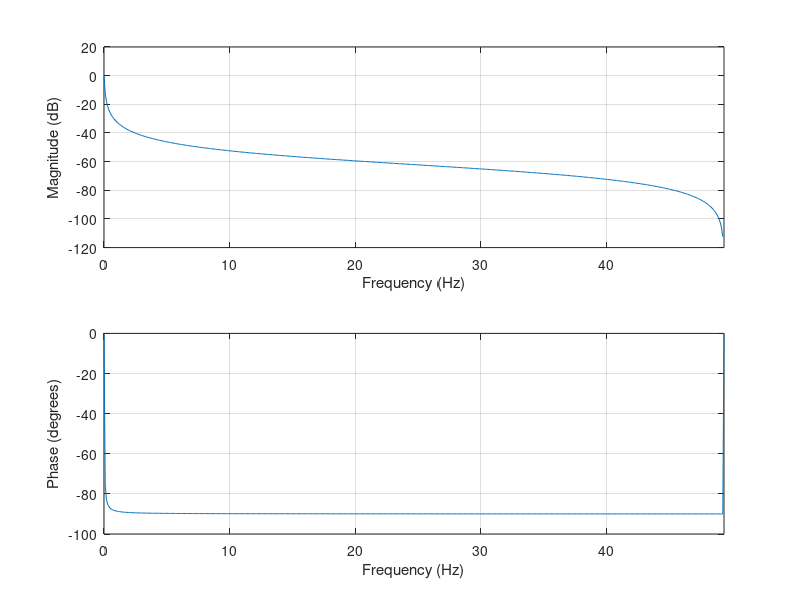
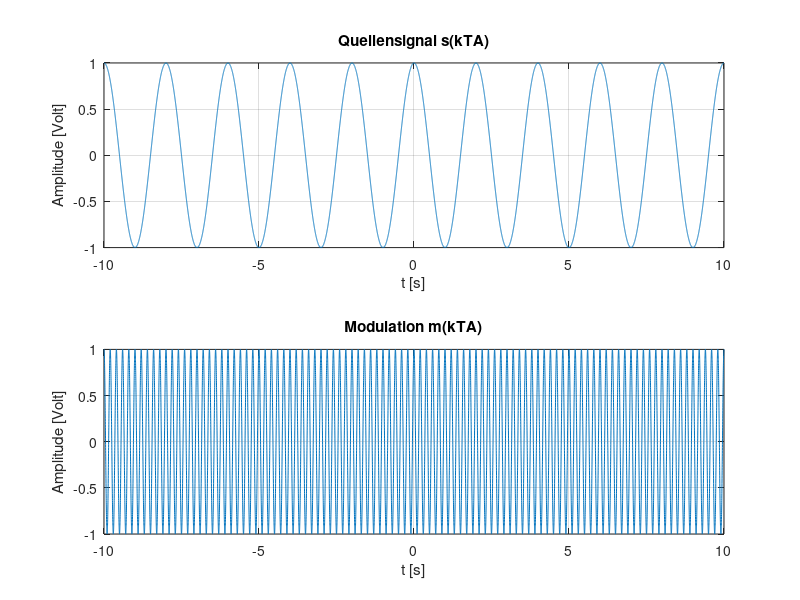
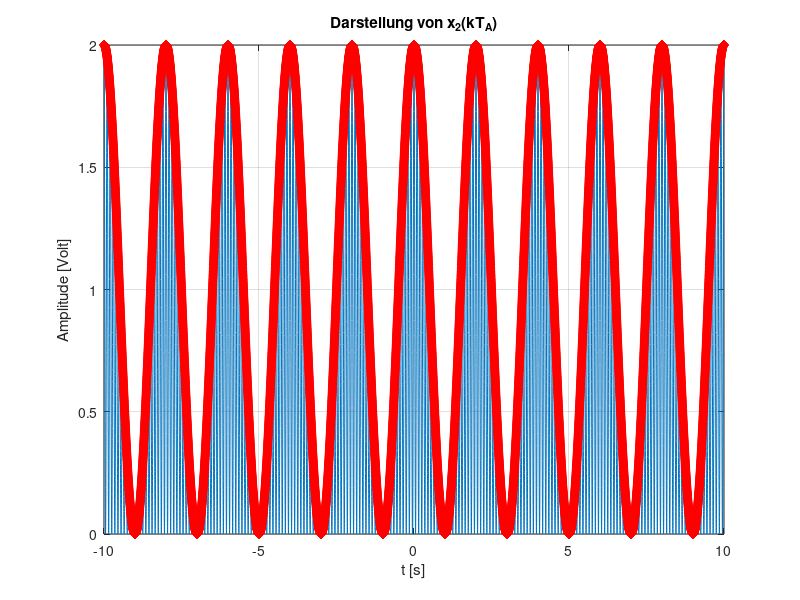
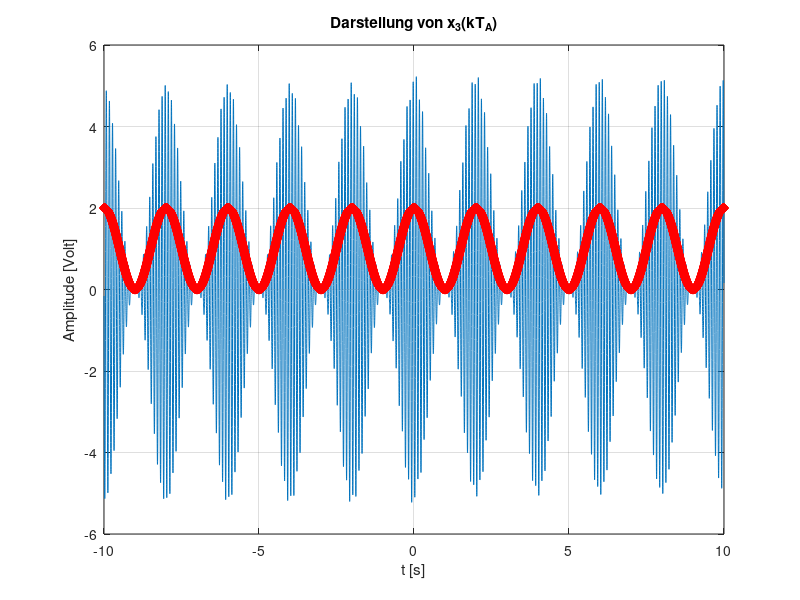

These figures' MATLAB source, in order:
%% Parameter definition
clear all;
close all;

m=1;
Fs = 1000;
k = -10:1/Fs:10;    %Vektor k

w_s = 2*pi*10;  %Hz cut-off frequency in Hz
w_c = 2*pi*1e2;    % träger-Frequenz in Hz
T_a = (2*pi/w_s)/2;    %Abtastperiode in sec
A_1 = 1;  %Amplitude des Trägers in V
phi = 0;    %Phase des trägers
phi_1 = 0;    %Phase des trägers

s_kTa = cos(w_s.*k*T_a);    %Quellensignal s(t)=cos(w_s*t)
m1_kTa = A_1*cos(w_c.*k*T_a + phi);  %Trägersignal der das Quellensignal zu hohen Frequenzen trägt m(t) = A*cos(w_c*t + phi)
m2_kTa = A_1*cos(w_c.*k*T_a + phi_1);  %Trägersignal der das Quellensignal zu hohen Frequenzen trägt m(t) = A*cos(w_c*t + phi)
X_kTa = (1+m*s_kTa).*m1_kTa;    %moduliertes Signal x_(t) durch ein einfacher idealer modulator
Y_kTa = X_kTa;      %y_am(t) = x_am(t), weil n(t)=0. Keine additive Rauschen
h_H = 1/pi.*k*T_a;  %compute the hilbert function for t>0

f_high = w_s;
f_low = -w_s;
[B,A]=butter(1, 1/Fs/2,"low");   %compute of the lowpass filter with N=1 and Wn=0.25
figure
freqz(B, A, [],w_s/2*pi)    %Dartsellung des Frequenzgangs des Tiefpassfilters
h_kTa = sinc(2*pi*12.5*k*T_a);      %Compute the lowpass filter h(kTa) with Grenzfrequenz 25Hz
g_qadm = sqrt((conv(Y_kTa.*m2_kTa, h_kTa, "same")).^2 + (conv(Y_kTa.*conv(m2_kTa,h_H, "same"), h_kTa,"same")).^2);   %compute of QADM output signal

figure
subplot(2,1,1)
plot(k, s_kTa);
xlabel('t [s]')
ylabel('Amplitude [Volt]')
title('Quellensignal s(kTA)')
grid on
subplot(2,1,2)
plot(k, m1_kTa);
xlabel('t [s]')
ylabel('Amplitude [Volt]')
title('Modulation m(kTA)')
grid on

figure
%subplot(2,1,1)
plot(k, Y_kTa);
xlabel('t [s]')
ylabel('Amplitude [Volt]')
hold on
plot(k, abs(A_1*(1+m*s_kTa)),'--');
plot(k, -abs(A_1*(1+m*s_kTa)),'--');
title('Eingangssignal des Receivers Y(kTA)')
grid on
hold off
%subplot(2,1,2)
plot(k, Y_kTa.*m2_kTa);
xlabel('t [s]')
ylabel('Amplitude [Volt]')
hold on
plot(k, abs(A_1*(1+m*s_kTa)),':diamondr');
title('Darstellung von x_2(kT_A)')
grid on
hold off

figure
plot(k, Y_kTa.*conv(m2_kTa, h_H, "same"));
xlabel('t [s]')
ylabel('Amplitude [Volt]')
hold on
plot(k, abs(A_1*(1+m*s_kTa)),':diamondr');
title('Darstellung von x_3(kT_A)')
grid on
hold off

figure
plot(k, h_kTa)
grid on
xlabel('t [s]')
ylabel('Amplitude [Volt]')
%ylim([-50,50])
figure
plot(k, g_qadm)
grid on

%%  2.    Bandlimites Signal
clear all;
close all;

m=1;
Fs = 100;
k = -10:1/Fs:10;    %Vektor k

w_sf = 2*pi*1;   %cut-off frequency in Hz
w_0 = 2*pi*2;    % signal frequencs in Hz
w_c1 = 2*pi*5;  % trägerfrequenz in Hz
A_1 = 1;  % Amplitude in Volt
a = 0.75;   % constant
T_a1 = (2*pi/w_sf)/2;    %Abtastperiode in s
phi_1 = 0;    %Phase des trägers
phi_2 = 0;    %Phase des trägers

m1_kTa1 = A_1*cos(w_c1.*k*T_a1 + phi_1);  %Trägersignal der das Quellensignal zu hohen Frequenzen trägt m(t) = A*cos(w_c*t + phi)
m2_kTa1 = A_1*cos(w_c1.*k*T_a1 + phi_2);  %Trägersignal der das Quellensignal zu hohen Frequenzen trägt m(t) = A*cos(w_c*t + phi)

h_H = 1/pi.*k*T_a1;  %compute the hilbert function for t>0

% Generierung des Bandbegrenztes Signal Sr(t) im Zeitbereich
Sr_kTa = (((w_sf+w_0/2)/pi)*sinc((w_sf+w_0/2).*k*T_a1)) - ...
    ((a*(w_sf-w_0/2)/pi)*sinc((w_sf-w_0/2).*k*T_a1)) - ...
    (w_sf*(1-a)/pi)*sinc(w_sf.*k*T_a1).*sinc((w_0.*k*T_a1)/2);
X_kTa = (1+m*Sr_kTa).*m1_kTa1;    %moduliertes Signal x_(t) durch ein einfacher idealer modulator
Y_kTa = X_kTa;      %y_am(t) = x_am(t), weil n(t)=0. Keine additive Rauschen
f_high = w_sf;
f_low = -w_sf;
[B,A]=butter(8, f_high/Fs,"low");   %compute of the lowpass filter with N=1 and Wn=0.25
figure
%plot(abs(freqz(B,A,1)))
freqz(B, A, [],w_sf/2*pi)    %Dartsellung des Frequenzgangs des Tiefpassfilters
h_kTa = sinc(2*pi*12.5*k*T_a1);      %Compute the lowpass filter h(kTa) with Grenzfrequenz 25Hz
g_qadm = sqrt((conv(Y_kTa.*m2_kTa1, h_kTa, "same")).^2 + (conv(Y_kTa.*conv(m2_kTa1,h_H, "same"), h_kTa,"same")).^2);   %compute of QADM output signal

subplot(2,1,1)
plot(k, Sr_kTa);
xlabel('t [s]')
ylabel('Amplitude [Volt]')
title('Quellensignal s(kTA)')
grid on
subplot(2,1,2)
plot(k, m1_kTa1);
xlabel('t [s]')
ylabel('Amplitude [Volt]')
title('Modulation m(kTA)')
grid on

figure
%subplot(2,1,1)
plot(k, Y_kTa);
xlabel('t [s]')
ylabel('Amplitude [Volt]')
hold on
plot(k, abs(A_1*(1+m*Sr_kTa)),'--');
plot(k, -abs(A_1*(1+m*Sr_kTa)),'--');
title('Eingangssignal des Receivers Y(kTA)')
grid on
hold off
%subplot(2,1,2)
plot(k, Y_kTa.*m2_kTa1);
xlabel('t [s]')
ylabel('Amplitude [Volt]')
hold on
plot(k, abs(A_1*(1+m*Sr_kTa)),':diamondr');
title('Darstellung von x_2(kT_A)')
grid on
hold off

figure
plot(k, Y_kTa.*conv(m2_kTa1, h_H, "same"));
xlabel('t [s]')
ylabel('Amplitude [Volt]')
hold on
plot(k, abs(A_1*(1+m*Sr_kTa)),':diamondr');
title('Darstellung von x_3(kT_A)')
grid on
hold off

figure
plot(k, h_kTa)
grid on
xlabel('t [s]')
ylabel('Amplitude [Volt]')
%ylim([-50,50])
figure
plot(k, g_qadm)
xlabel('t [s]')
ylabel('Amplitude [Volt]')
title('lowpass output g_{qadm}(kTa)')
grid on
